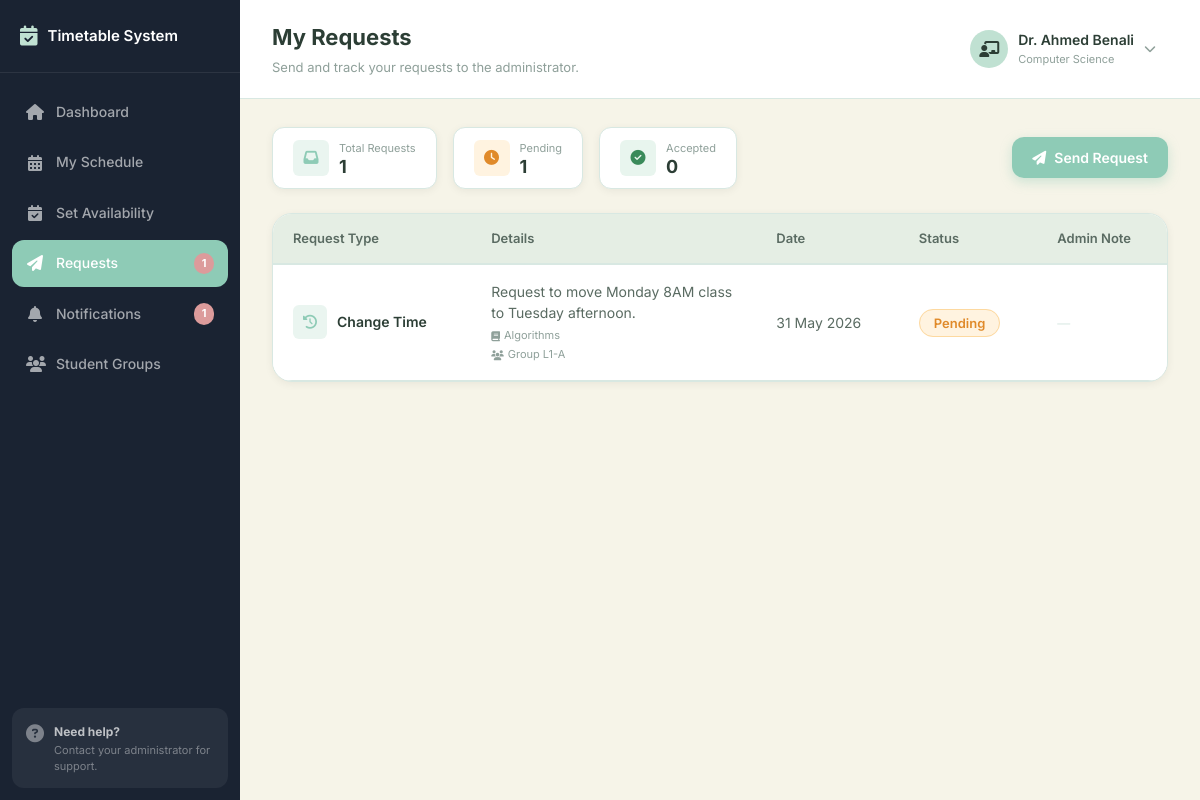
/pages/professor/requests.php (signed in), run on the app's committed database.
### tables this page shows
CREATE TABLE departments (
    id         INT AUTO_INCREMENT PRIMARY KEY,
    name       VARCHAR(100) NOT NULL,
    code       VARCHAR(20)  NOT NULL UNIQUE,
    created_at TIMESTAMP DEFAULT CURRENT_TIMESTAMP
);

CREATE TABLE requests (
    id           INT AUTO_INCREMENT PRIMARY KEY,
    professor_id INT NOT NULL,
    request_type ENUM(
                    'new_class',
                    'schedule_change',
                    'overload',
                    'room_change'
                 ) NOT NULL,
    subject_id   INT,
    group_id     INT,
    room_id      INT,
    preferred_day        VARCHAR(20),
    preferred_time_start TIME,
    preferred_time_end   TIME,
    details      TEXT,
    status       ENUM('pending','accepted','rejected') DEFAULT 'pending',
    admin_note   TEXT,
    handled_by   INT,
    handled_at   TIMESTAMP NULL,
    created_at   TIMESTAMP DEFAULT CURRENT_TIMESTAMP,
    FOREIGN KEY (professor_id) REFERENCES users(id)
        ON DELETE CASCADE,
    FOREIGN KEY (subject_id)   REFERENCES subjects(id)
        ON DELETE SET NULL,
    FOREIGN KEY (group_id)     REFERENCES groups_table(id)
        ON DELETE SET NULL,
    FOREIGN KEY (room_id)      REFERENCES rooms(id)
        ON DELETE SET NULL,
    FOREIGN KEY (handled_by)   REFERENCES users(id)
        ON DELETE SET NULL
);

CREATE TABLE subjects (
    id            INT AUTO_INCREMENT PRIMARY KEY,
    name          VARCHAR(100) NOT NULL,
    code          VARCHAR(30)  NOT NULL UNIQUE,
    department_id INT,
    credits       INT DEFAULT 3,
    created_at    TIMESTAMP DEFAULT CURRENT_TIMESTAMP,
    FOREIGN KEY (department_id) REFERENCES departments(id)
        ON DELETE SET NULL
);

CREATE TABLE groups_table (
    id            INT AUTO_INCREMENT PRIMARY KEY,
    group_name    VARCHAR(50)  NOT NULL,
    level         VARCHAR(20)  NOT NULL,
    department_id INT,
    capacity      INT DEFAULT 30,
    created_at    TIMESTAMP DEFAULT CURRENT_TIMESTAMP,
    FOREIGN KEY (department_id) REFERENCES departments(id)
        ON DELETE SET NULL
);

### pages/professor/requests.php (the view, shortened to what the rows shown need)
<?php
require_once dirname(__DIR__, 2) . '/includes/auth.php';
require_once dirname(__DIR__, 2) . '/includes/db.php';
$user = currentUser();
$pageTitle    = 'My Requests';
$stmt = $pdo->prepare("
    SELECT d.name as department
    FROM users u
    LEFT JOIN departments d ON u.department_id = d.id
    WHERE u.id = ?
");
$stmt->execute([$user['id']]);
$profInfo = $stmt->fetch();
$stmt = $pdo->prepare("
    SELECT
        r.*,
        s.name AS subject_name,
        g.group_name
    FROM requests r
    LEFT JOIN subjects     s ON r.subject_id = s.id
    LEFT JOIN groups_table g ON r.group_id   = g.id
    WHERE r.professor_id = ?
    ORDER BY r.created_at DESC
");
$stmt->execute([$user['id']]);
$requests = $stmt->fetchAll();
function statusBadge($status) {
    return match($status) {
        'accepted' => [
            'background:#e8f5ee; color:#3a8a5a; border:1px solid #b7dfca;',
            'Accepted'
        ],
        'rejected' => [
            'background:#fde8e8; color:#c0392b; border:1px solid #f5c6c6;',
            'Rejected'
        ],
        default => [
            'background:#fff3e0; color:#e08a2a; border:1px solid #fdd9a0;',
            'Pending'
        ],
    };
}
function requestTypeLabel($type) {
    return match($type) {
        'new_class'       => 'New Class',
        'schedule_change' => 'Change Time',
        'overload'        => 'Overload',
        'room_change'     => 'Room Change',
        default           => ucfirst($type),
    };
}
function requestTypeIcon($type) {
    return match($type) {
        'new_class'       => 'fa-plus-circle',
        'schedule_change' => 'fa-clock-rotate-left',
        'overload'        => 'fa-layer-group',
        'room_change'     => 'fa-door-open',
        default           => 'fa-paper-plane',
    };
}
require_once dirname(__DIR__, 2) . '/includes/header.php';
?>
<div style="display:flex;
            align-items:center;
            justify-content:space-between;
            margin-bottom:24px;">
    <div style="display:flex; gap:16px;">
        <?php
        $acceptedCount = count(array_filter(
            $requests, fn($r) => $r['status'] === 'accepted'
        ));
        ?>
        <div style="
            display:flex;
            align-items:center;
            gap:10px;
            padding:12px 20px;
            background:var(--color-white);
            border-radius:var(--radius-md);
            border:1px solid var(--color-border);
            box-shadow:var(--shadow-sm);">
            <div>
                <p style="font-size:11px;
                           color:var(--color-text-light);">
                    Accepted
                </p>
                <p style="font-size:18px;
                           font-weight:700;
                           color:var(--color-text-dark);
                           line-height:1;">
                    <?= $acceptedCount ?>
                </p>
            </div>
        </div>
    </div>
</div>
<div class="card" style="padding:0; overflow:hidden;">
    <?php if (empty($requests)): ?>
        <div style="text-align:center;
                    padding:60px 40px;
                    color:var(--color-text-light);">
            <i class="fa-solid fa-inbox"
               style="font-size:48px;
                      display:block;
                      margin-bottom:16px;
                      opacity:0.3;">
            </i>
            <p style="font-size:15px;
                      font-weight:600;
                      color:var(--color-text-dark);
                      margin-bottom:6px;">
                No requests yet
            </p>
            <p style="font-size:13px;">
                Click "Send Request" to submit your first request.
            </p>
        </div>
    <?php else: ?>
        <table style="width:100%;
                      border-collapse:collapse;">
            <thead>
                <tr style="background:var(--color-sage);
                           border-bottom:2px solid var(--color-border);">
                    <th style="padding:14px 20px;
                               text-align:left;
                               font-size:13px;
                               font-weight:600;
                               color:var(--color-text-mid);">
                        Request Type
                    </th>
                    <th style="padding:14px 20px;
                               text-align:left;
                               font-size:13px;
                               font-weight:600;
                               color:var(--color-text-mid);">
                        Details
                    </th>
                    <th style="padding:14px 20px;
                               text-align:left;
                               font-size:13px;
                               font-weight:600;
                               color:var(--color-text-mid);">
                        Date
                    </th>
                    <th style="padding:14px 20px;
                               text-align:left;
                               font-size:13px;
                               font-weight:600;
                               color:var(--color-text-mid);">
                        Status
                    </th>
                    <th style="padding:14px 20px;
                               text-align:left;
                               font-size:13px;
                               font-weight:600;
                               color:var(--color-text-mid);">
                        Admin Note
                    </th>
                </tr>
            </thead>
            <tbody>
                <?php foreach ($requests as $i => $req):
                    [$badgeStyle, $badgeLabel] = statusBadge($req['status']);
                ?>
                <tr style="
                    border-bottom:1px solid var(--color-border);
                    background:<?= $i % 2 === 0
                        ? 'var(--color-white)'
                        : 'var(--color-cream)' ?>;
                    transition:var(--transition);"
                    onmouseover="this.style.background='var(--color-mint-light)'"
                    onmouseout="this.style.background='<?= $i % 2 === 0
                        ? 'var(--color-white)'
                        : 'var(--color-cream)' ?>'">
                    <td style="padding:16px 20px;">
                        <div style="display:flex;
                                    align-items:center;
                                    gap:10px;">
                            <div style="
                                width:34px; height:34px;
                                border-radius:var(--radius-sm);
                                background:var(--color-mint-light);
                                display:flex;
                                align-items:center;
                                justify-content:center;
                                flex-shrink:0;">
                                <i class="fa-solid <?= requestTypeIcon($req['request_type']) ?>"
                                   style="font-size:14px;
                                          color:var(--color-mint-dark);">
                                </i>
                            </div>
                            <span style="font-size:14px;
                                         font-weight:600;
                                         color:var(--color-text-dark);">
                                <?= requestTypeLabel($req['request_type']) ?>
                            </span>
                        </div>
                    </td>
                    <td style="padding:16px 20px;
                               max-width:250px;">
                        <p style="font-size:14px;
                                   color:var(--color-text-mid);
                                   line-height:1.5;">
                            <?= htmlspecialchars($req['details']) ?>
                        </p>
                        <?php if ($req['subject_name']): ?>
                            <span style="
                                font-size:11px;
                                color:var(--color-text-light);
                                display:flex;
                                align-items:center;
                                gap:4px;
                                margin-top:4px;">
                                <i class="fa-solid fa-book"
                                   style="font-size:10px;">
                                </i>
                                <?= htmlspecialchars($req['subject_name']) ?>
                            </span>
                        <?php endif; ?>
                        <?php if ($req['group_name']): ?>
                            <span style="
                                font-size:11px;
                                color:var(--color-text-light);
                                display:flex;
                                align-items:center;
                                gap:4px;
                                margin-top:2px;">
                                <i class="fa-solid fa-users"
                                   style="font-size:10px;">
                                </i>
                                <?= htmlspecialchars($req['group_name']) ?>
                            </span>
                        <?php endif; ?>
                    </td>
                    <td style="padding:16px 20px;
                               white-space:nowrap;">
                        <span style="font-size:14px;
                                     color:var(--color-text-mid);">
                            <?= date('d M Y',
                                strtotime($req['created_at'])
                            ) ?>
                        </span>
                    </td>
                    <td style="padding:16px 20px;">
                        <span style="
                            padding:5px 14px;
                            border-radius:20px;
                            font-size:13px;
                            font-weight:600;
                            <?= $badgeStyle ?>">
                            <?= $badgeLabel ?>
                        </span>
                    </td>
                    <td style="padding:16px 20px;
                               max-width:200px;">
                        <?php if ($req['admin_note']): ?>
                            <p style="font-size:13px;
                                       color:var(--color-text-mid);
                                       line-height:1.4;">
                                <?= htmlspecialchars($req['admin_note']) ?>
                            </p>
                        <?php else: ?>
                            <span style="font-size:13px;
                                         color:var(--color-border);">
                            </span>
                        <?php endif; ?>
                    </td>
                </tr>
                <?php endforeach; ?>
            </tbody>
        </table>
    <?php endif; ?>
</div>
<?php
require_once dirname(__DIR__, 2) . '/includes/footer.php';
?>

### includes/header.php (shortened to what the rows shown need)
<!DOCTYPE html>
<html lang="en">
<head>
    <link rel="stylesheet"
          href="https://cdnjs.cloudflare.com/ajax/libs/font-awesome/6.5.0/css/all.min.css">
    <link rel="stylesheet" href="/TimeTable/assets/css/global.css?v=<?= time() ?>">
    <link rel="stylesheet" href="/TimeTable/assets/css/dashboard.css?v=<?= time() ?>">
</head>
<body>
<div class="layout">
    <div class="main-wrapper">
        <header class="topbar">
            <div class="topbar-left">
                <h1 class="page-heading">
                    <?= $pageTitle ?? 'Dashboard' ?>
                </h1>
            </div>
            <div class="topbar-right">
                <div class="user-dropdown-wrapper">
                    <div class="user-info" onclick="toggleDropdown()">
                        <div class="user-details">
                            <span class="user-name">
                                <?= htmlspecialchars($user['name'] ?? '') ?>
                            </span>
                            <span class="user-role">
                                <?php if ($user['role'] === 'student'): ?>
                                    <?= htmlspecialchars($studentGroup['level']      ?? '') ?>
                                    <?= htmlspecialchars($studentGroup['department'] ?? 'Student') ?>
                                <?php elseif ($user['role'] === 'professor'): ?>
                                    <?= htmlspecialchars($profInfo['department'] ?? 'Professor') ?>
                                <?php else: ?>
                                    Administrator
                                <?php endif; ?>
                            </span>
                        </div>
                    </div>
                </div>
            </div>
        </header>
        <main class="main-content">

### data on the page
departments: name "Computer Science"
requests: status "0", request_type "Change Time", details "Request to move Monday 8AM class to Tuesday afternoon.", subject.name "Algorithms", group.group_name "Group L1-A", created_at "31 May 2026", badgeLabel "Pending"

### other printed values
$pendingRequests "1"
$unreadCount "1"
$pageTitle "My Requests"
$pageSubtitle "Send and track your requests to the administrator."
$user['name'] "Dr. Ahmed Benali"
count($requests) "1"
